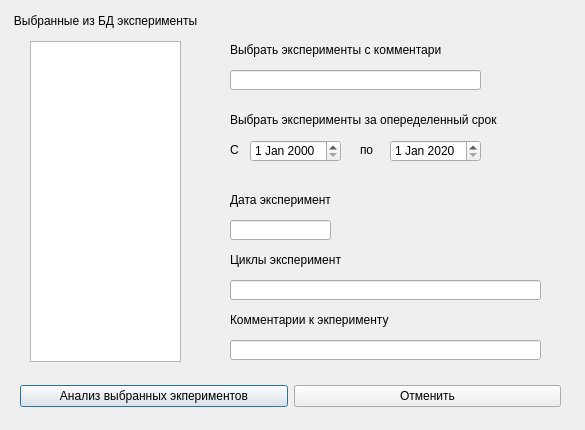
<?xml version="1.0" encoding="UTF-8"?>
<ui version="4.0">
 <class>DialogExperiments</class>
 <widget class="QDialog" name="DialogExperiments">
  <property name="geometry">
   <rect>
    <x>0</x>
    <y>0</y>
    <width>585</width>
    <height>430</height>
   </rect>
  </property>
  <property name="sizePolicy">
   <sizepolicy hsizetype="Fixed" vsizetype="Fixed">
    <horstretch>0</horstretch>
    <verstretch>0</verstretch>
   </sizepolicy>
  </property>
  <property name="minimumSize">
   <size>
    <width>585</width>
    <height>430</height>
   </size>
  </property>
  <property name="maximumSize">
   <size>
    <width>585</width>
    <height>430</height>
   </size>
  </property>
  <property name="windowTitle">
   <string>Эксперименты</string>
  </property>
  <widget class="QWidget" name="layoutWidget">
   <property name="geometry">
    <rect>
     <x>20</x>
     <y>380</y>
     <width>541</width>
     <height>33</height>
    </rect>
   </property>
   <layout class="QHBoxLayout">
    <property name="spacing">
     <number>6</number>
    </property>
    <property name="leftMargin">
     <number>0</number>
    </property>
    <property name="topMargin">
     <number>0</number>
    </property>
    <property name="rightMargin">
     <number>0</number>
    </property>
    <property name="bottomMargin">
     <number>0</number>
    </property>
    <item>
     <widget class="QPushButton" name="okButton">
      <property name="text">
       <string>Анализ выбранных экпериментов</string>
      </property>
     </widget>
    </item>
    <item>
     <widget class="QPushButton" name="cancelButton">
      <property name="text">
       <string>Отменить</string>
      </property>
     </widget>
    </item>
   </layout>
  </widget>
  <widget class="QLabel" name="lblFind">
   <property name="geometry">
    <rect>
     <x>10</x>
     <y>10</y>
     <width>191</width>
     <height>21</height>
    </rect>
   </property>
   <property name="text">
    <string>Выбранные из БД эксперименты</string>
   </property>
   <property name="alignment">
    <set>Qt::AlignCenter</set>
   </property>
  </widget>
  <widget class="QListWidget" name="listWidget">
   <property name="geometry">
    <rect>
     <x>30</x>
     <y>41</y>
     <width>151</width>
     <height>321</height>
    </rect>
   </property>
  </widget>
  <widget class="QLabel" name="lblFind_2">
   <property name="geometry">
    <rect>
     <x>230</x>
     <y>190</y>
     <width>101</width>
     <height>20</height>
    </rect>
   </property>
   <property name="text">
    <string>Дата эксперимента</string>
   </property>
   <property name="alignment">
    <set>Qt::AlignLeading|Qt::AlignLeft|Qt::AlignVCenter</set>
   </property>
  </widget>
  <widget class="QLineEdit" name="leDate">
   <property name="geometry">
    <rect>
     <x>230</x>
     <y>220</y>
     <width>101</width>
     <height>20</height>
    </rect>
   </property>
  </widget>
  <widget class="QLineEdit" name="leCicles">
   <property name="geometry">
    <rect>
     <x>230</x>
     <y>280</y>
     <width>311</width>
     <height>20</height>
    </rect>
   </property>
  </widget>
  <widget class="QLabel" name="lblFind_3">
   <property name="geometry">
    <rect>
     <x>230</x>
     <y>250</y>
     <width>111</width>
     <height>20</height>
    </rect>
   </property>
   <property name="text">
    <string>Циклы эксперимента</string>
   </property>
   <property name="alignment">
    <set>Qt::AlignLeading|Qt::AlignLeft|Qt::AlignVCenter</set>
   </property>
  </widget>
  <widget class="QLineEdit" name="leComm">
   <property name="geometry">
    <rect>
     <x>230</x>
     <y>340</y>
     <width>311</width>
     <height>20</height>
    </rect>
   </property>
  </widget>
  <widget class="QLabel" name="lblFind_4">
   <property name="geometry">
    <rect>
     <x>230</x>
     <y>310</y>
     <width>161</width>
     <height>20</height>
    </rect>
   </property>
   <property name="text">
    <string>Комментарии к экперименту</string>
   </property>
   <property name="alignment">
    <set>Qt::AlignLeading|Qt::AlignLeft|Qt::AlignVCenter</set>
   </property>
  </widget>
  <widget class="QLineEdit" name="leCommFilter">
   <property name="geometry">
    <rect>
     <x>230</x>
     <y>70</y>
     <width>251</width>
     <height>20</height>
    </rect>
   </property>
  </widget>
  <widget class="QLabel" name="lblFind_5">
   <property name="geometry">
    <rect>
     <x>230</x>
     <y>40</y>
     <width>211</width>
     <height>20</height>
    </rect>
   </property>
   <property name="text">
    <string>Выбрать эксперименты с комментарием</string>
   </property>
   <property name="alignment">
    <set>Qt::AlignLeading|Qt::AlignLeft|Qt::AlignVCenter</set>
   </property>
  </widget>
  <widget class="QLabel" name="lblFind_6">
   <property name="geometry">
    <rect>
     <x>230</x>
     <y>110</y>
     <width>281</width>
     <height>20</height>
    </rect>
   </property>
   <property name="text">
    <string>Выбрать эксперименты за опеределенный срок</string>
   </property>
   <property name="alignment">
    <set>Qt::AlignLeading|Qt::AlignLeft|Qt::AlignVCenter</set>
   </property>
  </widget>
  <widget class="QLabel" name="lblFind_7">
   <property name="geometry">
    <rect>
     <x>230</x>
     <y>140</y>
     <width>16</width>
     <height>20</height>
    </rect>
   </property>
   <property name="text">
    <string>C</string>
   </property>
   <property name="alignment">
    <set>Qt::AlignLeading|Qt::AlignLeft|Qt::AlignVCenter</set>
   </property>
  </widget>
  <widget class="QLabel" name="lblFind_8">
   <property name="geometry">
    <rect>
     <x>360</x>
     <y>140</y>
     <width>16</width>
     <height>20</height>
    </rect>
   </property>
   <property name="text">
    <string>по</string>
   </property>
   <property name="alignment">
    <set>Qt::AlignLeading|Qt::AlignLeft|Qt::AlignVCenter</set>
   </property>
  </widget>
  <widget class="QDateEdit" name="dateEditFrom">
   <property name="geometry">
    <rect>
     <x>250</x>
     <y>140</y>
     <width>91</width>
     <height>22</height>
    </rect>
   </property>
  </widget>
  <widget class="QDateEdit" name="dateEditBefore">
   <property name="geometry">
    <rect>
     <x>390</x>
     <y>140</y>
     <width>91</width>
     <height>22</height>
    </rect>
   </property>
   <property name="dateTime">
    <datetime>
     <hour>0</hour>
     <minute>0</minute>
     <second>0</second>
     <year>2020</year>
     <month>1</month>
     <day>1</day>
    </datetime>
   </property>
  </widget>
 </widget>
 <resources/>
 <connections>
  <connection>
   <sender>okButton</sender>
   <signal>clicked()</signal>
   <receiver>DialogExperiments</receiver>
   <slot>accept()</slot>
   <hints>
    <hint type="sourcelabel">
     <x>278</x>
     <y>253</y>
    </hint>
    <hint type="destinationlabel">
     <x>96</x>
     <y>254</y>
    </hint>
   </hints>
  </connection>
  <connection>
   <sender>cancelButton</sender>
   <signal>clicked()</signal>
   <receiver>DialogExperiments</receiver>
   <slot>reject()</slot>
   <hints>
    <hint type="sourcelabel">
     <x>369</x>
     <y>253</y>
    </hint>
    <hint type="destinationlabel">
     <x>179</x>
     <y>282</y>
    </hint>
   </hints>
  </connection>
 </connections>
</ui>
